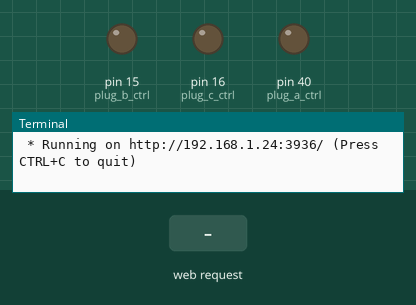
This program was run on a simulated Raspberry Pi (header pin numbers). Parts: output pins drawn as LEDs (lit = HIGH), the last lines printed to the terminal. The inputs (shaded band) are chosen by the test bench. The clock reads 2024-03-15 10:24:30 at power-on unless the program sets it.

Above: at 1.2 s.
1.3 s: HTTP request for /home/turnall received with the fields turnall=on
At 1.6 s:
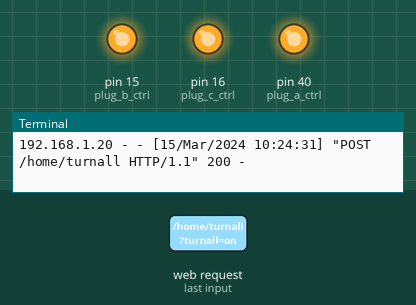
2.8 s: HTTP request for /plugs/control received with the fields plug=b, turn=off
At 4.0 s:
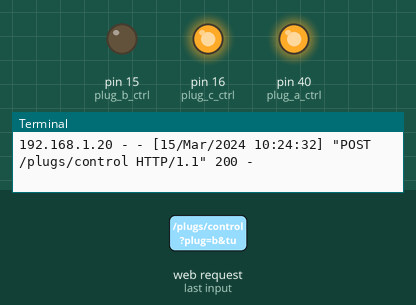
4.3 s: HTTP request for /home/turnall received with the fields turnall=off
At 5.1 s:
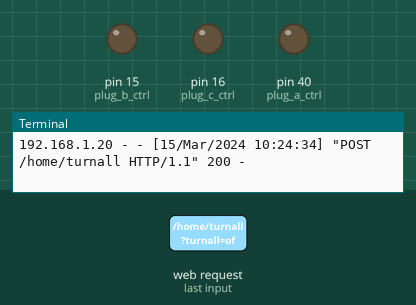
5.8 s: HTTP request for /plugs/control received with the fields plug=a, turn=on
At 6.3 s:
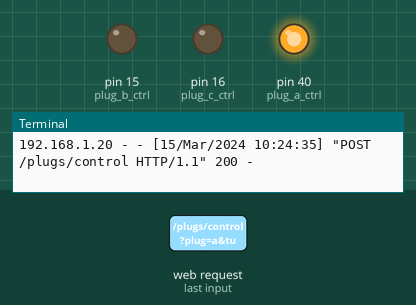
7.3 s: HTTP request for /plugs/control received with the fields plug=c, turn=on
At 8.6 s:
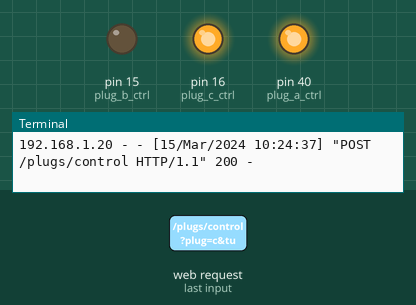
Timing chart, 0 to 9.8 s (numbered marks = the images above; inputs shaded):
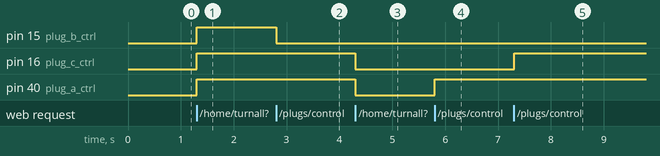

Measured:
- after the input at 1.3 s, pin 15 (plug_b_ctrl), pin 16 (plug_c_ctrl), pin 40 (plug_a_ctrl): LOW → HIGH at once
- after the input at 2.8 s, pin 15 (plug_b_ctrl): HIGH → LOW at once
- after the input at 4.3 s, pin 16 (plug_c_ctrl), pin 40 (plug_a_ctrl): HIGH → LOW at once
- after the input at 5.8 s, pin 40 (plug_a_ctrl): LOW → HIGH at once
- after the input at 7.3 s, pin 16 (plug_c_ctrl): LOW → HIGH at once

The program:

web_controlled_turta_relay.py
```python
__author__ = 'Semih YILDIRIM'

from flask import Flask, request, render_template, redirect
import time
import RPi.GPIO as GPIO
from threading import Timer


#****** Setup Board Pins ********

GPIO.setmode( GPIO.BOARD )

plug_a_ctrl = 40 #first relay(CH1) on Pin 40
plug_b_ctrl = 15 #second relay on(CH2) Pin 15
plug_c_ctrl = 16 #third relay on(CH3) Pin 16


"""set all relay pins as an output pin,because the relay is an actuator
and initial value for the pins are set to LOW, since the relay module is HIGH triggered"""
GPIO.setup(plug_a_ctrl, GPIO.OUT, initial=GPIO.LOW)
GPIO.setup(plug_b_ctrl, GPIO.OUT, initial=GPIO.LOW)
GPIO.setup(plug_c_ctrl, GPIO.OUT, initial=GPIO.LOW)

plug_status = {'a':'OFF', 'b':'OFF', 'c':'OFF'}


#******* Parse User Command *******

class parse_command:
    global plug_a_ctrl
    global plug_b_ctrl
    global plug_c_ctrl


    @staticmethod
    def parse_name(name):
        if name == "a":
            plug = plug_a_ctrl
        elif name == "b":
            plug =  plug_b_ctrl
        elif name == "c":
            plug = plug_c_ctrl
        return plug

    @staticmethod
    def parse_turn_mode(turn_mode):
        if turn_mode == "on":
            level = GPIO.HIGH #the relays are high(3v3) triggered
        elif turn_mode == "off":
            level = GPIO.LOW
        return level

    @staticmethod
    def parse_interval(number, smh):
        number = float(number)

        if smh == "second":
            interval = number*1
        if smh == "minute":
            interval = number*60
        elif smh == "hour":
            interval = number*3600
        return interval

#****** Pin Control Functions *********

def control(name, turn_mode):
    GPIO.output(parse_command.parse_name(name), parse_command.parse_turn_mode(turn_mode))

    plug_status[name] = turn_mode

def rule(name, turn_mode, number, smh, then):
    control(name, turn_mode)

    start = time.time()
    future_time = parse_command.parse_interval(number, smh) + start
    name = Timer(parse_command.parse_interval(number, smh), control, [name, then])
    name.start()


#*******Flask server part******

app = Flask(__name__)

app.debug = True

@app.route('/')
def index():
    return redirect('home')

@app.route('/home', methods=['GET', 'POST'])
def home():
    return render_template('home.html', a=plug_status.get('a'), b=plug_status.get('b'), c=plug_status.get('c'))

@app.route('/plugs', methods=['GET', 'POST'])
def plugs():
    return render_template('plugs.html', a=plug_status.get('a'), b=plug_status.get('b'), c=plug_status.get('c'))


@app.route('/home/turnall', methods=['POST'])
def home_turnall():
    turn_mode = request.form['turnall']

    control('a', turn_mode)
    control('b', turn_mode)
    control('c', turn_mode)

    return render_template('home.html', a=plug_status.get('a'), b=plug_status.get('b'), c=plug_status.get('c'))


@app.route('/plugs/control', methods=['POST'])
def plugs_control():
    plug = request.form['plug']
    turn_mode = request.form['turn']

    control(plug, turn_mode)

    return render_template('plugs.html', a=plug_status.get('a'), b=plug_status.get('b'), c=plug_status.get('c'))

@app.route('/plugs/rule', methods=['POST'])
def plugs_rule():
    plug = request.form['plug']
    turn_mode = request.form['turn']
    smh = request.form['smh']
    number = request.form['number']
    then = request.form['then']

    rule(plug, turn_mode, number, smh, then)

    return render_template('plugs.html', a=plug_status.get('a'), b=plug_status.get('b'), c=plug_status.get('c'))


if __name__ == '__main__':
    app.run(host='192.168.1.24', threaded=True, port=3936) #change host address according to RasPi local IP
    """app.run(host='0.0.0.0') This tells your operating system to listen on all public IPs"""
```
